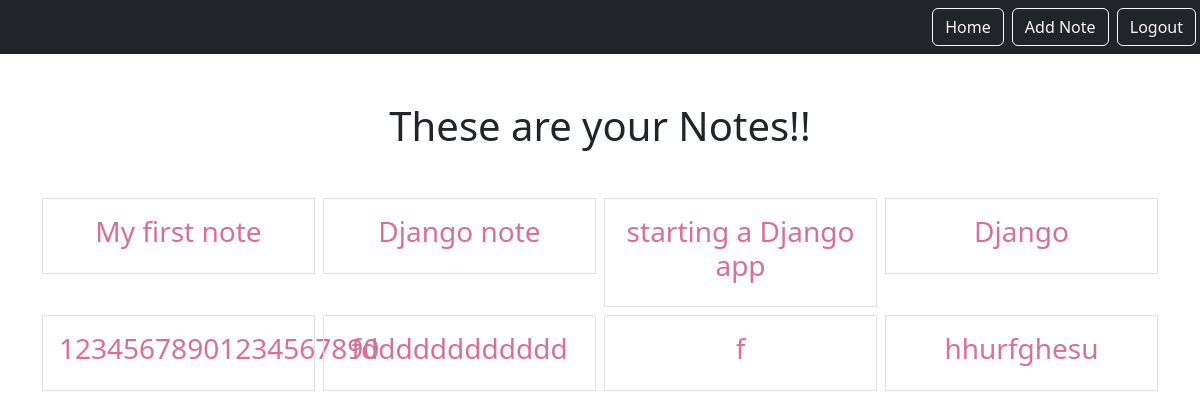
The app's page /notes/notes (signed in), older data.
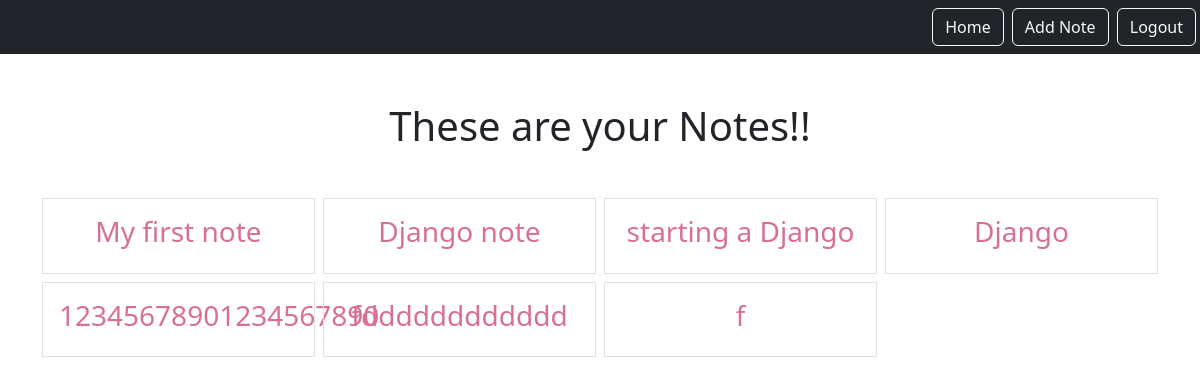
The same page, newer data.
### notes/models.py (models this page shows)
class Notes(models.Model):
    title = models.CharField(max_length=200)
    text = models.TextField()
    created = models.DateTimeField(auto_now_add=True)
    user = models.ForeignKey(User, on_delete=models.CASCADE, related_name="notes")

### notes/views.py (the view)
# urls.py: path('notes', views.NotesListView.as_view(), name="notes.list"),
class NotesListView(LoginRequiredMixin, ListView):
    model = Notes
    context_object_name = "notes"
    template_name = "notes/all_notes.html"
    login_url = "/login"
    def get_queryset(self):
        return  self.request.user.notes.all()

### notes/templates/notes/all_notes.html
{% extends "base.html" %}
{% block content %}
    <h1 class="my-5">
        These are your Notes!!
    </h1>
    <div class="row row-cols3 g-2">
        {% for note in notes %}
        <div class="col-3">
            <div class="p-3 border">
                <a href="{% url 'notes.detail' pk=note.id %}">
                    <h3>{{note.title}}</h3>
                </a>
            </div>
        </div>
        {% endfor %}
    </div>
{% endblock %}

### static/templates/base.html (shortened to what this page needs)
{% load static %}
<!DOCTYPE html>
<html lang="en">
<head>
    <link rel="stylesheet" type="text/css" href="{% static 'css/style.css' %}">
    <link href="https://cdn.jsdelivr.net/npm/bootstrap@5.3.0/dist/css/bootstrap.min.css" rel="stylesheet"
>
</head>
<body>
    <nav class="navbar navbar-dark bg-dark">
        <div class="ms-auto">
            {% if user.is_authenticated %}
            <a href="{% url 'notes.list' %}" class="btn btn-outline-light me-1"> Home</a>
            <a href="{% url 'notes.new' %}" class="btn btn-outline-light me-1"> Add Note</a>
            <a href="{% url 'logout' %}" class="btn btn-outline-light me-1"> Logout</a>
            {% else %}
            <a href="{% url 'login' %}" class="btn btn-outline-light me-1"> Login</a>
            <a href="{% url 'signup' %}" class="btn btn-outline-light me-1"> Signup</a>
            {% endif %}
        </div>
    </nav>
    <div class="my-5 text-center container">
        {% block content %}
        {% endblock %}
    </div>
</body>
</html>

### static/css/style.css (style rules this page uses)
div.p-3.border a { text-decoration: none; color: rgb(216, 112, 147); }

Row changes from the older to the newer data that the page shows:
removed Notes: title "hhurfghesu"
changed Notes: title "starting a Django app" → "starting a Django"
